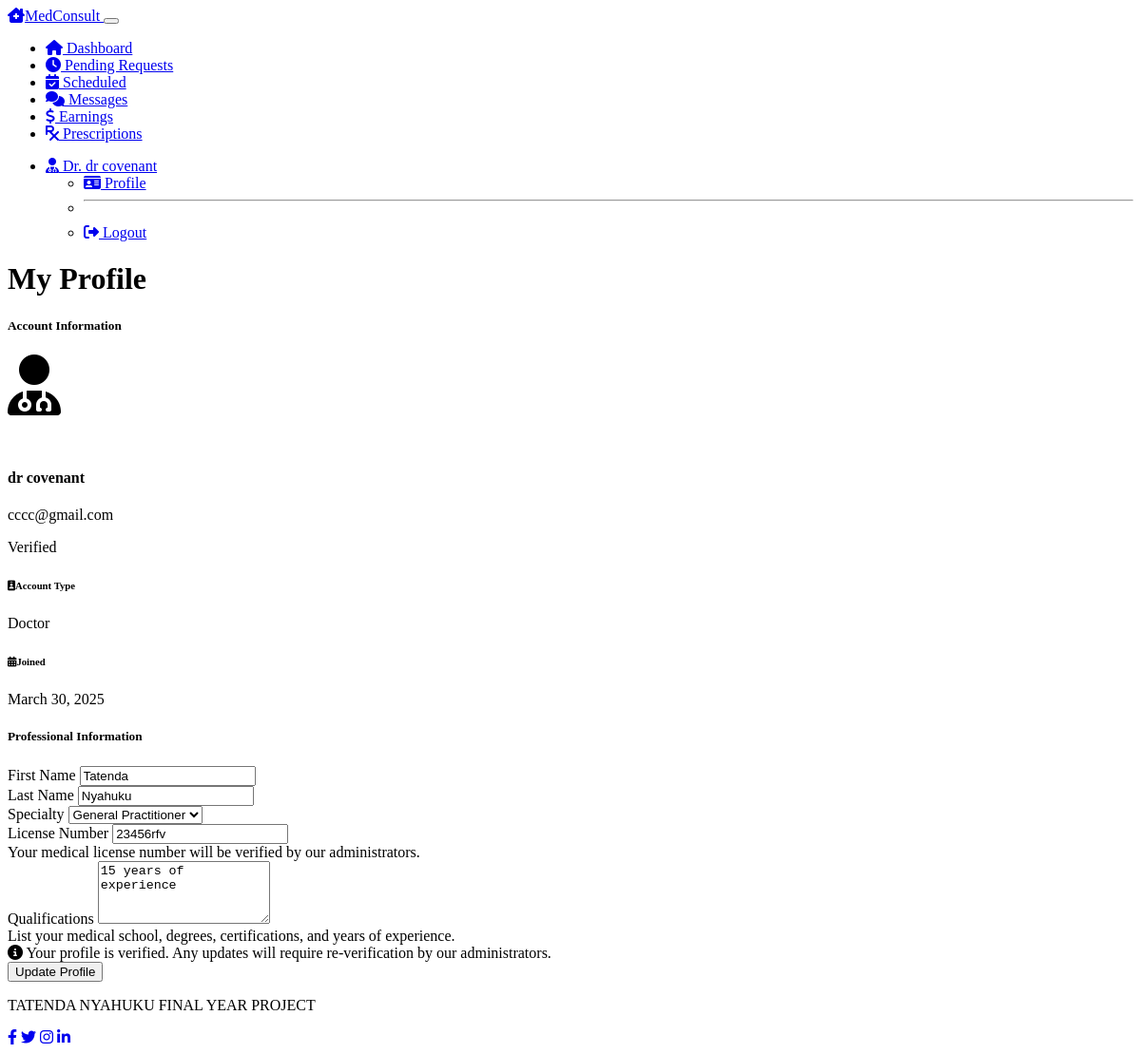
The page /doctor/profile (signed in) on the database its author committed.
### models.py (models this page shows, shortened)
class User(UserMixin, db.Model):
    __tablename__ = 'users'
    id = db.Column(db.Integer, primary_key=True)
    email = db.Column(db.String(120), unique=True, nullable=False)
    username = db.Column(db.String(64), nullable=False)
    password_hash = db.Column(db.String(256), nullable=False)
    role = db.Column(db.String(20), nullable=False)  # 'patient', 'doctor', 'admin'
    created_at = db.Column(db.DateTime, default=datetime.utcnow)
    patient = db.relationship('Patient', backref='user', uselist=False, lazy=True)
    doctor = db.relationship('Doctor', backref='user', uselist=False, lazy=True)

class Doctor(db.Model):
    __tablename__ = 'doctors'
    id = db.Column(db.Integer, primary_key=True)
    user_id = db.Column(db.Integer, db.ForeignKey('users.id'), nullable=False)
    first_name = db.Column(db.String(50), nullable=False)
    last_name = db.Column(db.String(50), nullable=False)
    specialty = db.Column(db.String(100), nullable=False)
    license_number = db.Column(db.String(50), nullable=False)
    qualifications = db.Column(db.Text, nullable=True)
    min_fee = db.Column(db.Float, nullable=False)
    max_fee = db.Column(db.Float, nullable=False)
    is_verified = db.Column(db.Boolean, default=False)
    consultations = db.relationship('Consultation', backref='doctor', lazy=True)

### routes.py (the view, shortened to what this page needs)
@app.route('/doctor/profile', methods=['GET', 'POST'])
@login_required
@doctor_required
def doctor_profile():
    form = DoctorProfileForm()
    specialties = SpecialtyFeeRange.query.all()
    form.specialty.choices = [(s.specialty, s.specialty) for s in specialties]
    if current_user.doctor:
        if request.method == 'GET':
            form.first_name.data = current_user.doctor.first_name
            form.last_name.data = current_user.doctor.last_name
            form.specialty.data = current_user.doctor.specialty
            form.license_number.data = current_user.doctor.license_number
            form.qualifications.data = current_user.doctor.qualifications
    return render_template('doctor/profile.html', title='Profile', form=form)

### forms.py
class DoctorProfileForm(FlaskForm):
    first_name = StringField('First Name', validators=[DataRequired(), Length(max=50)])
    last_name = StringField('Last Name', validators=[DataRequired(), Length(max=50)])
    specialty = SelectField('Specialty', validators=[DataRequired()], choices=[
        ('Cardiologist', 'Cardiologist'),
        ('Dermatologist', 'Dermatologist'),
        ('Neurologist', 'Neurologist'),
        ('Pediatrician', 'Pediatrician'),
        ('Psychiatrist', 'Psychiatrist'),
        ('Orthopedist', 'Orthopedist'),
        ('Gynecologist', 'Gynecologist'),
        ('Ophthalmologist', 'Ophthalmologist'),
        ('General Practitioner', 'General Practitioner')
    ])
    license_number = StringField('License Number', validators=[DataRequired(), Length(max=50)])
    qualifications = TextAreaField('Qualifications', validators=[DataRequired()])
    submit = SubmitField('Update Profile')

### models.py (called while the page is built)
@login_manager.user_loader
def load_user(user_id):
    user = User.query.get(int(user_id))
    if user:
        return user
    return None

### routes.py (called while the page is built)
def doctor_required(f):
    @wraps(f)
    def decorated_function(*args, **kwargs):
        if not current_user.is_authenticated or current_user.role != 'doctor':
            flash('Access denied: Doctor access required', 'danger')
            return redirect(url_for('login'))
        return f(*args, **kwargs)
    return decorated_function

### templates/doctor/profile.html (shortened to what this page needs)
{% extends "layout.html" %}
{% block content %}
<div class="row mb-4">
    <div class="col-12">
        <h1 class="mb-4">My Profile</h1>
    </div>
</div>
<div class="row">
    <div class="col-md-4 mb-4">
        <div class="card bg-dark text-light">
            <div class="card-header">
                <h5 class="mb-0">Account Information</h5>
            </div>
            <div class="card-body">
                <div class="text-center mb-4">
                    <div class="rounded-circle bg-secondary d-flex align-items-center justify-content-center mx-auto mb-3" style="width: 100px; height: 100px;">
                        <i class="fas fa-user-md fa-4x text-light"></i>
                    </div>
                    <h4>{{ current_user.username }}</h4>
                    <p class="text-muted">{{ current_user.email }}</p>
                    <p>
                        {% if current_user.doctor and current_user.doctor.is_verified %}
                            <span class="badge bg-success">Verified</span>
                        {% else %}
                            <span class="badge bg-warning text-dark">Pending Verification</span>
                        {% endif %}
                    </p>
                </div>
                <div class="mb-3">
                    <h6><i class="fas fa-id-badge me-2"></i>Account Type</h6>
                    <p>Doctor</p>
                </div>
                <div>
                    <h6><i class="fas fa-calendar-alt me-2"></i>Joined</h6>
                    <p>{{ current_user.created_at.strftime('%B %d, %Y') }}</p>
                </div>
            </div>
        </div>
    </div>
    <div class="col-md-8">
        <div class="card bg-dark text-light">
            <div class="card-header">
                <h5 class="mb-0">Professional Information</h5>
            </div>
            <div class="card-body">
                <form method="POST" action="">
                    <div class="row mb-3">
                        <div class="col-md-6">
                            <div class="form-group">
                                {{ form.first_name.label(class="form-label required") }}
                                {% if form.first_name.errors %}
                                    {{ form.first_name(class="form-control is-invalid") }}
                                    <div class="invalid-feedback">
                                        {% for error in form.first_name.errors %}
                                            <span>{{ error }}</span>
                                        {% endfor %}
                                    </div>
                                {% else %}
                                    {{ form.first_name(class="form-control") }}
                                {% endif %}
                            </div>
                        </div>
                        <div class="col-md-6">
                            <div class="form-group">
                                {{ form.last_name.label(class="form-label required") }}
                                {% if form.last_name.errors %}
                                    {{ form.last_name(class="form-control is-invalid") }}
                                    <div class="invalid-feedback">
                                        {% for error in form.last_name.errors %}
                                            <span>{{ error }}</span>
                                        {% endfor %}
                                    </div>
                                {% else %}
                                    {{ form.last_name(class="form-control") }}
                                {% endif %}
                            </div>
                        </div>
                    </div>
                    <div class="form-group mb-3">
                        {{ form.specialty.label(class="form-label required") }}
                        {% if form.specialty.errors %}
                            {{ form.specialty(class="form-select is-invalid") }}
                            <div class="invalid-feedback">
                                {% for error in form.specialty.errors %}
                                    <span>{{ error }}</span>
                                {% endfor %}
                            </div>
                        {% else %}
                            {{ form.specialty(class="form-select") }}
                        {% endif %}
                    </div>
                    <div class="form-group mb-3">
                        {{ form.license_number.label(class="form-label required") }}
                        {% if form.license_number.errors %}
                            {{ form.license_number(class="form-control is-invalid") }}
                            <div class="invalid-feedback">
                                {% for error in form.license_number.errors %}
                                    <span>{{ error }}</span>
                                {% endfor %}
                            </div>
                        {% else %}
                            {{ form.license_number(class="form-control") }}
                        {% endif %}
                        <div class="form-text">
                            Your medical license number will be verified by our administrators.
                        </div>
                    </div>
                    <div class="form-group mb-4">
                        {{ form.qualifications.label(class="form-label required") }}
                        {% if form.qualifications.errors %}
                            {{ form.qualifications(class="form-control is-invalid", rows=4) }}
                            <div class="invalid-feedback">
                                {% for error in form.qualifications.errors %}
                                    <span>{{ error }}</span>
                                {% endfor %}
                            </div>
                        {% else %}
                            {{ form.qualifications(class="form-control", rows=4) }}
                        {% endif %}
                        <div class="form-text">
                            List your medical school, degrees, certifications, and years of experience.
                        </div>
                    </div>
                    {% if current_user.doctor and current_user.doctor.is_verified %}
                        <div class="alert alert-info mb-4">
                            <i class="fas fa-info-circle me-2"></i>
                            Your profile is verified. Any updates will require re-verification by our administrators.
                        </div>
                    {% endif %}
                    <div class="d-grid">
                        {{ form.submit(class="btn btn-primary") }}
                    </div>
                </form>
            </div>
        </div>
    </div>
</div>
{% endblock %}

### templates/doctor/navbar.html (shortened to what this page needs)
<nav class="navbar navbar-expand-lg navbar-dark bg-dark">
    <div class="container">
        <a class="navbar-brand" href="{{ url_for('doctor_dashboard') }}">
            <i class="fas fa-clinic-medical me-2"></i>MedConsult
        </a>
        <button class="navbar-toggler" type="button" data-bs-toggle="collapse" data-bs-target="#navbarDoctor" aria-controls="navbarDoctor" aria-expanded="false" aria-label="Toggle navigation">
        </button>
        <div class="collapse navbar-collapse" id="navbarDoctor">
            <ul class="navbar-nav me-auto">
                <li class="nav-item">
                    <a class="nav-link {% if request.path == url_for('doctor_dashboard') %}active{% endif %}" href="{{ url_for('doctor_dashboard') }}">
                        <i class="fas fa-home me-1"></i> Dashboard
                    </a>
                </li>
                <li class="nav-item">
                    <a class="nav-link {% if request.path == url_for('doctor_pending_requests') %}active{% endif %}" href="{{ url_for('doctor_pending_requests') }}">
                        <i class="fas fa-clock me-1"></i> Pending Requests
                    </a>
                </li>
                <li class="nav-item">
                    <a class="nav-link {% if request.path == url_for('doctor_scheduled_consultations') %}active{% endif %}" href="{{ url_for('doctor_scheduled_consultations') }}">
                        <i class="fas fa-calendar-check me-1"></i> Scheduled
                    </a>
                </li>
                <li class="nav-item">
                    <a class="nav-link {% if request.path == url_for('doctor_messages') %}active{% endif %}" href="{{ url_for('doctor_messages') }}">
                        <i class="fas fa-comments me-1"></i> Messages
                    </a>
                </li>
                <li class="nav-item">
                    <a class="nav-link {% if request.path == url_for('doctor_earnings') %}active{% endif %}" href="{{ url_for('doctor_earnings') }}">
                        <i class="fas fa-dollar-sign me-1"></i> Earnings
                    </a>
                </li>
                <li class="nav-item">
                    <a class="nav-link {% if request.path == url_for('doctor_prescriptions') %}active{% endif %}" href="{{ url_for('doctor_prescriptions') }}">
                        <i class="fas fa-prescription me-1"></i> Prescriptions
                    </a>
                </li>
            </ul>
            <ul class="navbar-nav">
                <li class="nav-item dropdown">
                    <a class="nav-link dropdown-toggle" href="#" id="navbarDropdown" role="button" data-bs-toggle="dropdown" aria-expanded="false">
                        <i class="fas fa-user-md me-1"></i> Dr. {{ current_user.username }}
                    </a>
                    <ul class="dropdown-menu dropdown-menu-end" aria-labelledby="navbarDropdown">
                        <li>
                            <a class="dropdown-item {% if request.path == url_for('doctor_profile') %}active{% endif %}" href="{{ url_for('doctor_profile') }}">
                                <i class="fas fa-id-card me-2"></i> Profile
                            </a>
                        </li>
                        <li><hr class="dropdown-divider"></li>
                        <li>
                            <a class="dropdown-item" href="{{ url_for('logout') }}">
                                <i class="fas fa-sign-out-alt me-2"></i> Logout
                            </a>
                        </li>
                    </ul>
                </li>
            </ul>
        </div>
    </div>
</nav>

### rows shown on the page
User: username "dr covenant", email "cccc@gmail.com", created_at "March 30, 2025"
Doctor: first_name "Tatenda", last_name "Nyahuku", specialty "General Practitioner", license_number "23456rfv", qualifications "15 years of experience"
